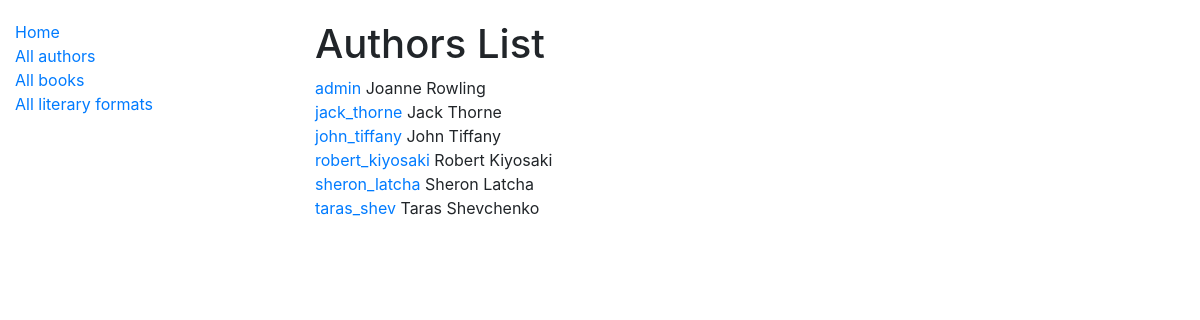
Screenshot of /catalog/authors/ with the database file from the repository.
### catalog/models.py (models this page shows, shortened)
class Author(AbstractUser):
    pseudonym = models.CharField(max_length=255, null=True, blank=True)
    class Meta:
        ordering = ("username",)

### catalog/views.py (the view)
# urls.py: path("authors/", AuthorListView.as_view(), name="author-list"),
class AuthorListView(generic.ListView):
    model = Author

### templates/catalog/author_list.html
{% extends "base.html" %}
{% block content %}
  <h1>Authors List</h1>
  {% if author_list %}
    <ul class="list-unstyled">
      {% for author in author_list %}
        <li><a href="#">{{ author.username }} </a>{{ author.first_name }} {{ author.last_name }}</li>
      {% endfor %}
    </ul>
  {% else %}
    <p>There are no Authors in Library</p>
  {% endif %}
{% endblock %}

### static/css/styles.css (style rules this page uses)
body { margin-top: 20px; }

### rows the page displays
Author: username "admin", first_name "Joanne", last_name "Rowling"
Author: username "jack_thorne", first_name "Jack", last_name "Thorne"
Author: username "john_tiffany", first_name "John", last_name "Tiffany"
Author: username "robert_kiyosaki", first_name "Robert", last_name "Kiyosaki"
Author: username "sheron_latcha", first_name "Sheron", last_name "Latcha"
Author: username "taras_shev", first_name "Taras", last_name "Shevchenko"
